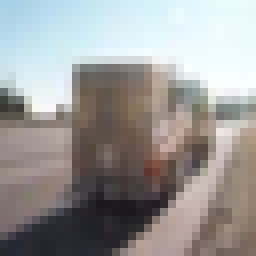
#> input picture manual-rtl-sim/rom-based-sim/cifar10_inf_fixed8_synth_hdshk_synch/image.png, 32 x 32 px (shown 8 times larger)
$ python img2rgb.py
#> lines starting #> are read from the running program, lines starting #| are printed output that depends on the picture
import os
from PIL import Image
import numpy as np

# Ensure the output directory exists
output_dir = "image_txt"
os.makedirs(output_dir, exist_ok=True)

# Load and ensure image is 32x32 RGB
image = Image.open("image.png").convert("RGB")
#> image is the input picture: PIL image 32x32 RGB; mean R, G, B 154.3, 152.9, 151.9
image = image.resize((32, 32))  # Resize if needed

# Convert to numpy array
np_image = np.array(image)

# Extract RGB channels
red_channel = np_image[:, :, 0]
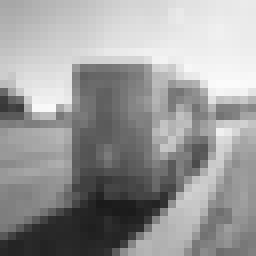
#> red_channel: shape (32, 32) (shown 8 times larger); min 26, max 251, mean 154.3
green_channel = np_image[:, :, 1]
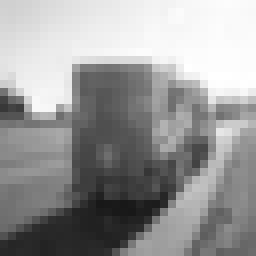
#> green_channel: shape (32, 32) (shown 8 times larger); min 24, max 255, mean 152.9
blue_channel = np_image[:, :, 2]

# Function to save a channel to text file with fixed spacing
def save_channel_to_txt(channel, filename):
#> called with filename = 'image_txt/image_r.txt'
    with open(filename, 'w') as f:
        for row in channel:
            formatted_row = ' '.join(f"{val:3d}" for val in row)
            f.write(formatted_row + '\n')
#> this loop made 32 passes

# Save each channel with aligned spacing
save_channel_to_txt(red_channel, os.path.join(output_dir, "image_r.txt"))
save_channel_to_txt(green_channel, os.path.join(output_dir, "image_g.txt"))
#> the loop in save_channel_to_txt (call 2), `for row in channel:` made 32 passes
save_channel_to_txt(blue_channel, os.path.join(output_dir, "image_b.txt"))

print("Formatted RGB channels saved.")
